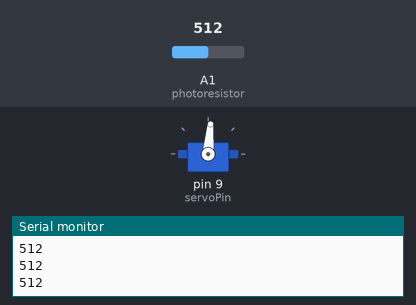
This sketch was run on a simulated Arduino Uno, built with avr-gcc and run on an emulated ATmega328P. On the bench: servo, the last lines printed to the serial monitor. The inputs (shaded band) are chosen by the test bench; at power-on: A1 (photoresistor) = 512.

Above: at 1.2 s.
1.3 s: A1 (photoresistor) set to 716
At 2.5 s:
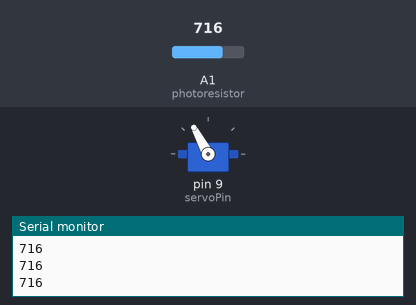
2.8 s: A1 (photoresistor) set to 900
At 3.1 s:
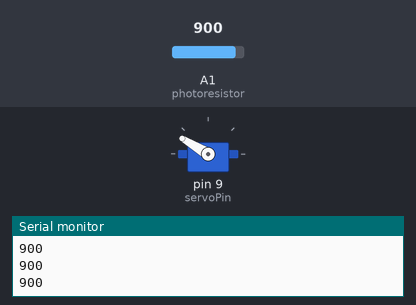
4.3 s: A1 (photoresistor) set to 1023
At 4.6 s:
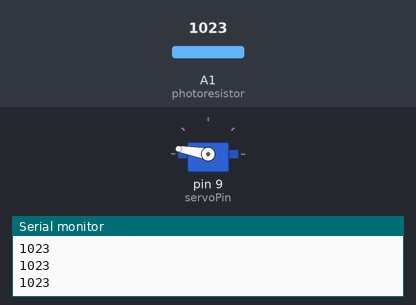
5.8 s: A1 (photoresistor) set to 306
At 6.2 s:
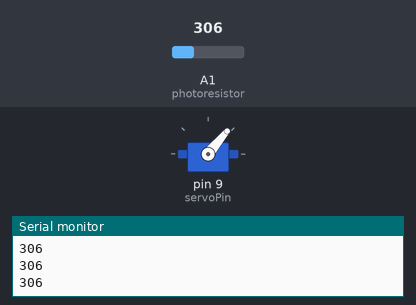
7.3 s: A1 (photoresistor) set to 122
At 8.3 s:
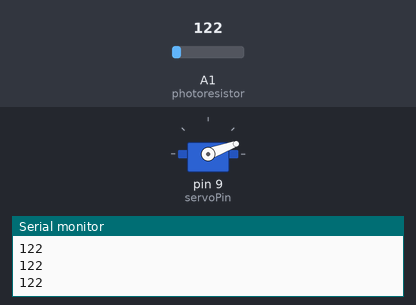
8.8 s: A1 (photoresistor) set to 0
At 9.8 s:
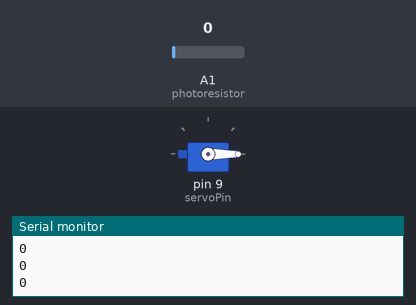
Timing chart, 0 to 11.3 s (numbered marks = the images above; inputs shaded):
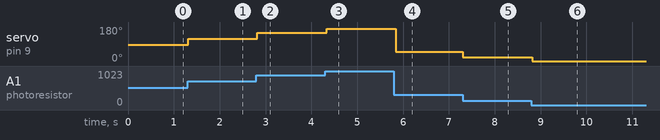

Measured:
- after the input at 1.3 s, servo on pin 9 (servoPin): 85° → 118° at once
- after the input at 2.8 s, servo on pin 9 (servoPin): 118° → 149° at once
- after the input at 4.3 s, servo on pin 9 (servoPin): 149° → 170° at once
- after the input at 5.8 s, servo on pin 9 (servoPin): 170° → 50° at once
- after the input at 7.3 s, servo on pin 9 (servoPin): 50° → 20° at once
- after the input at 8.8 s, servo on pin 9 (servoPin): 20° → 0° at once

The sketch:

controlling_servo_with_photoresistor.ino
```cpp
#include <Servo.h>

const int servoPin = 9;
const int photoresistor = A1;
const float ANALOG_TO_DEGREES = 170./1023.;

int brightness;
float position;

int delayTime = 50;

Servo myServo;

void setup(){
  myServo.attach(servoPin);
  pinMode(photoresistor, INPUT);
  Serial.begin(9600);
}

void loop(){
  brightness = analogRead(photoresistor);
  Serial.println(brightness);
  position = ANALOG_TO_DEGREES * brightness;
  myServo.write(position);
  delay(delayTime);

}
```
